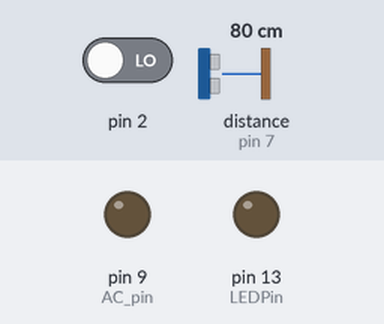
Recording of a sketch running on a simulated Arduino Uno, built with avr-gcc and run on an emulated ATmega328P. On the bench: output pins drawn as LEDs (lit = HIGH). Wiring (inferred from the names in the program): ultrasonic range finder: trigger pin 8; echo pin 7. The test bench sets the inputs (shaded band); at power-on: pin 2 LOW, distance to the obstacle (sensor on pin 7) 80 cm. The echo pulse lasts 58.3 µs per cm; pins used as bus, display or sensor lines are not drawn; what the sketch prints to the serial monitor is not drawn.

Above: at 1.2 s.
1.3 s: pin 2 driven HIGH
At 2.0 s:
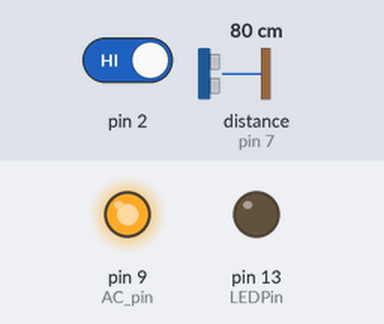
Timing chart, 0 to 4.3 s (numbered marks = the images above; inputs shaded):
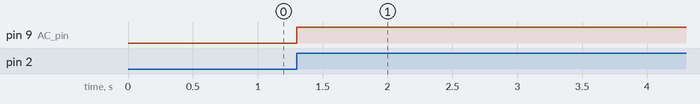

The sketch:

arduino.ino
```cpp
/* pouzity zdroje:
	http://www.instructables.com/id/Arduino-controlled-light-dimmer-The-circuit/?ALLSTEPS
	http://vinduino.blogspot.cz/2013/07/hc-sr04-ultrasonic-sensor.html

 HC-SR04 Ping distance sensor:
 VCC to arduino 5v
 GND to arduino GND
 Echo to Arduino pin 7
 Trig to Arduino pin 8
 */

#include  <TimerOne.h>          // Avaiable from  http://www.arduino.cc/playground/Code/Timer1

#define echoPin 7 // Echo Pin
#define trigPin 8 // Trigger Pin
#define LEDPin 13 // Onboard LED

#define MIN 110
#define MAX 0
int lastDistance;

byte ledPin = 10;

int maximumRange = 100; // Maximum range needed
int minimumRange = 0; // Minimum range needed
long duration, distance; // Duration used to calculate distance

volatile int i=0;               // Variable to use as a counter
volatile boolean zero_cross=0;  // Boolean to store a "switch" to tell us if we have crossed zero
int AC_pin = 9;                 // Output to Opto Triac
int dim = MIN;              // Dimming level (0-128)  0 = on, 128 = 0ff
// 40W - off=118  on=0    minimum=110

int freqStep = 75;

void setup() {
  Serial.begin(9600);  // Begin setup
  pinMode(AC_pin, OUTPUT);                          // Set the Triac pin as output
  attachInterrupt(0, zero_cross_detect, RISING);    // Attach an Interupt to Pin 2 (interupt 0) for Zero Cross Detection
  Timer1.initialize(freqStep);                      // Initialize TimerOne library for the freq we need
  Timer1.attachInterrupt(dim_check, freqStep);
  pinMode(trigPin, OUTPUT);
  pinMode(echoPin, INPUT);
  pinMode(LEDPin, OUTPUT); // Use LED indicator (if required)
}

void zero_cross_detect() {
  zero_cross = true;               // set the boolean to true to tell our dimming function that a zero cross has occured
  i=0;
  digitalWrite(AC_pin, LOW);       // turn off TRIAC (and AC)
}

// Turn on the TRIAC at the appropriate time
void dim_check() {
  if(zero_cross == true) {
    if(i>=dim) {
      digitalWrite(AC_pin, HIGH); // turn on light
      i=0;  // reset time step counter
      zero_cross = false; //reset zero cross detection
    }
    else {
      i++; // increment time step counter
    }
  }
}

void loop() {

 /* The following trigPin/echoPin cycle is used to determine the
 distance of the nearest object by bouncing soundwaves off of it. */
 digitalWrite(trigPin, LOW);
 delayMicroseconds(2);

 digitalWrite(trigPin, HIGH);
 delayMicroseconds(10);

 digitalWrite(trigPin, LOW);
 duration = pulseIn(echoPin, HIGH);

 //Calculate the distance (in cm) based on the speed of sound.
 distance = duration/58.2;
 //MINIMUM

 if (distance >= maximumRange) {
   dim = MAX;
 } else if (distance <= minimumRange) {
   dim = MIN;
 } else {
   dim = map(distance, minimumRange, maximumRange, MIN, MAX);
        //map(value, fromLow, fromHigh, toLow, toHigh)
 }

 Serial.print("val= ");
 Serial.println(distance);

 //Delay 50ms before next reading.
 delay(50);
}
```

Measured:
- after the input at 1.3 s, pin 9 (AC_pin): LOW → HIGH at once
